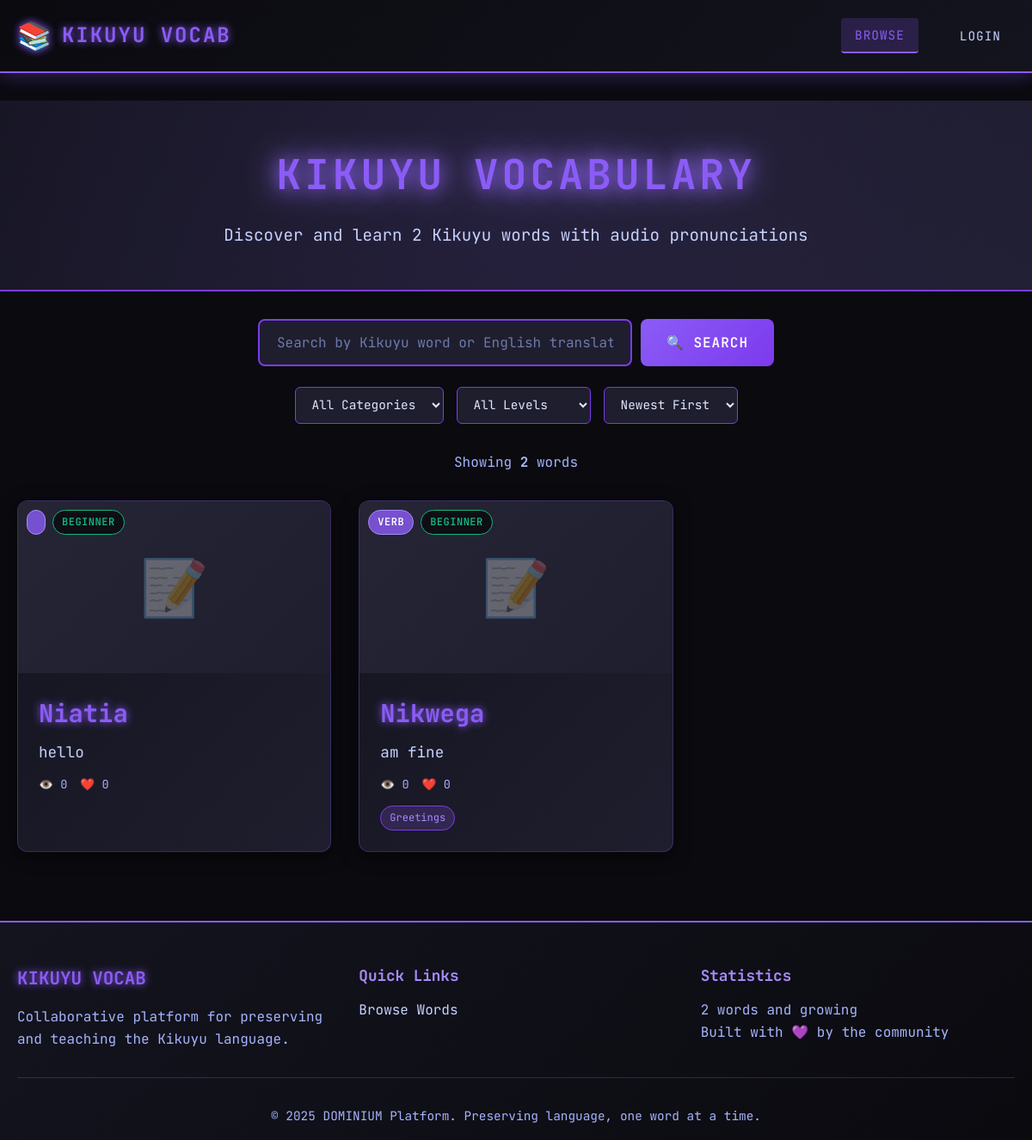
/vocab/, run on an earlier commit of the app's database.
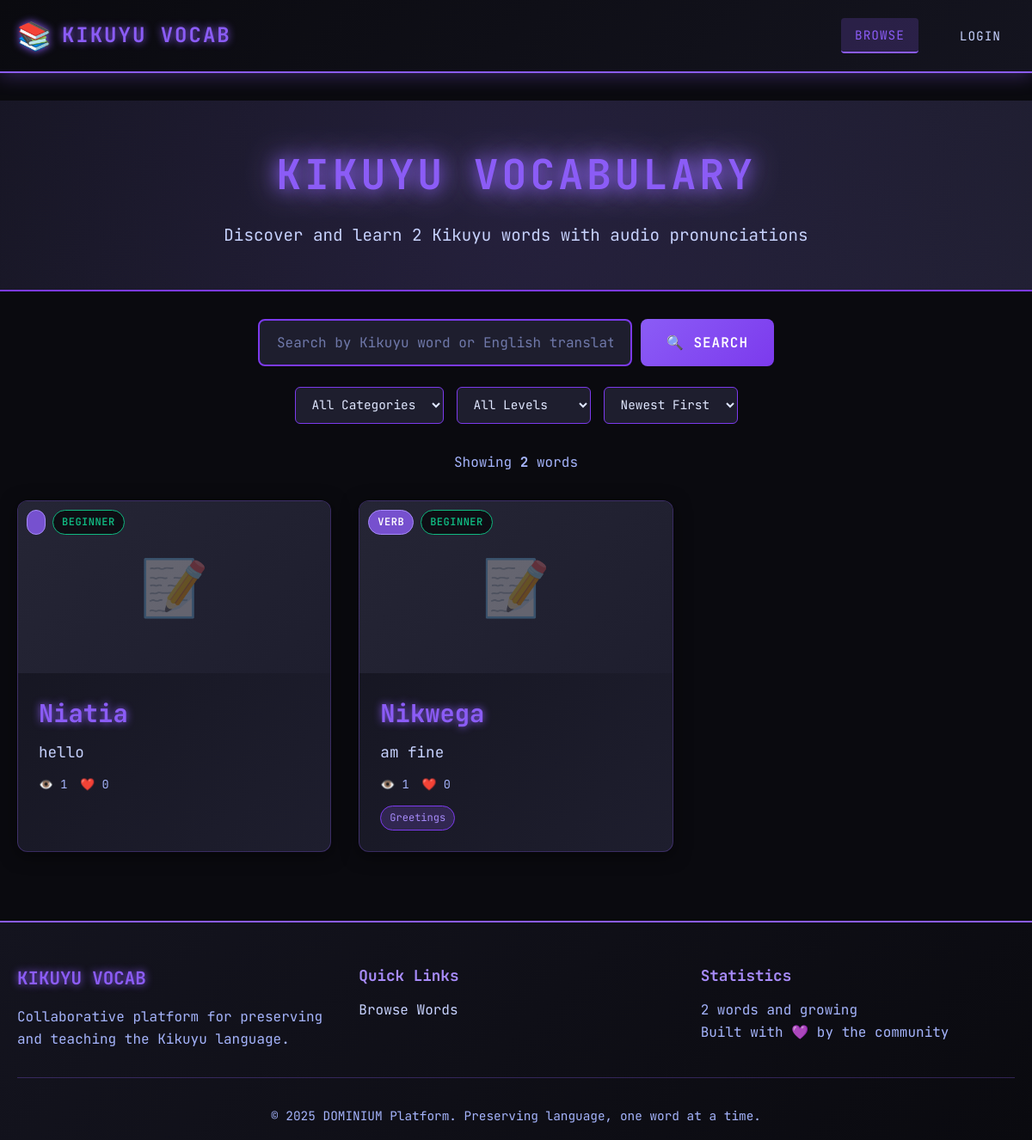
And on a later commit of the database.
### vocab/models.py (models this page shows, shortened)
class Vocab(models.Model):
    LANGUAGE_CHOICES = [
        ('kikuyu', 'Kikuyu'),
        ('english', 'English'),
        ('swahili', 'Swahili'),
    ]
    STATUS_CHOICES = [
        ('pending', '⏳ Pending Review'),
        ('approved', '✅ Approved'),
        ('rejected', '❌ Rejected'),
    ]
    DIFFICULTY_CHOICES = [
        ('beginner', 'Beginner'),
        ('intermediate', 'Intermediate'),
        ('advanced', 'Advanced'),
    ]
    word = models.CharField(
        max_length=100,
        db_index=True,    # Index for faster searches
        help_text="The word in its native language"
    )
    translation = models.CharField(
        max_length=100,
        db_index=True,
        help_text="English translation"
    )
    language = models.CharField(
        max_length=20,
        choices=LANGUAGE_CHOICES,
        default='kikuyu',
        db_index=True
    )
    category = models.ForeignKey(
        Category,
        on_delete=models.SET_NULL,
        null=True,
        blank=True,
        related_name='vocab_entries',
        help_text="Primary category (Noun, Verb, etc.)"
    )
    tags = models.ManyToManyField(
        Tag,
        blank=True,
        related_name='vocab_entries',
        help_text="Contextual tags (food, family, travel, etc.)"
    )
    difficulty = models.CharField(
        max_length=20,
        choices=DIFFICULTY_CHOICES,
        default='beginner',
        help_text="Difficulty level for learners"
    )
    example_sentence = models.TextField(
        blank=True,
        help_text="Example sentence using this word (in native language)"
    )
    example_translation = models.TextField(
        blank=True,
        help_text="English translation of example sentence"
    )
    pronunciation_guide = models.CharField(
        max_length=200,
        blank=True,
        help_text="Written pronunciation guide (e.g., 'moo-n-doo')"
    )
    notes = models.TextField(
        blank=True,
        help_text="Additional notes, context, or cultural info"
    )
    audio = models.FileField(
        upload_to='vocab_audio/%Y/%m',
        blank=True,
        null=True,
        validators=[
            FileExtensionValidator(
                allowed_extensions=['mp3', 'wav' ,'ogg', 'm4a']
            )
        ],
        help_text="Audio pronunciation (MP3, WAV, OGG, M4A)"
    )
    image = models.ImageField(
        upload_to='vocab_images/%Y/%m',
        blank=True,
        null=True,
        help_text="Visual context (optional)"
    )
    status = models.CharField(
        max_length=20,
        choices=STATUS_CHOICES,
        default='pending',
        db_index=True,
        help_text="Approval status (pending/approved/rejected)"
    )
    rejection_reason = models.TextField(
        blank=True,
        help_text="Admin notes on why entry was rejected"
    )
    user = models.ForeignKey(
        User,
        on_delete=models.CASCADE,
        related_name='vocabs',
        help_text="User who contributed this word"
    )
    reviewed_by = models.ForeignKey(
        User,
        on_delete=models.SET_NULL,
        null=True,
        blank=True,
        related_name='reviewed_vocabs',
        help_text="Admin who approved/rejected this entry"
    )
    favorites = models.ManyToManyField(
        User,
        related_name='favorite_vocabs',
        blank=True,
        help_text="Users who favorited this word"
    )
    view_count = models.PositiveIntegerField(
        default=0,
        help_text="Number of times this word was viewed"
    )
    created_at = models.DateTimeField(
        auto_now_add=True,
        help_text="When this entry was created"
    )
    updated_at = models.DateTimeField(
        auto_now=True,
        help_text="Last modification time"
    )
    reviewed_at = models.DateTimeField(
        null=True,
        blank=True,
        help_text="When admin reviewed this entry"
    )
    class Meta:
        ordering = ['-created_at']
        verbose_name = "Vocabulary Entry"
        verbose_name_plural = "Vocabulary Entries"
        unique_together = [['word', 'language']]
        indexes = [
            models.Index(fields=['status', 'language']),
            models.Index(fields=['-created_at']),
            models.Index(fields=['word', 'translation']),
        ]
    def favorite_count(self):
        return self.comments.count()

class Category(models.Model):
    name = models.CharField(
        max_length=50,
        unique=True,
        help_text="Category name (e.g., 'Noun', 'Verb')"
    )
    slug = models.SlugField(
        max_length=50,
        unique=True,
        blank=True,
        help_text="URL-friendly version (auto-generated)"
    )
    description = models.TextField(
        blank=True,
        help_text="Brief description of this category"
    )
    icon = models.CharField(
        max_length=50,
        blank=True,
        help_text="Emoji or icon for UI display"
    )
    class Meta:
        verbose_name_plural = "Categories"
        ordering = ['name']

### vocab/views.py (the view, shortened to what this page needs)
# urls.py: path('', views.VocabListView.as_view(), name='vocab-list'),
class VocabListView(ListView):
    model = Vocab
    template_name = 'vocab/vocab_list.html'
    context_object_name = 'vocabs'
    paginate_by = 20
    def get_queryset(self):
        queryset = Vocab.objects.filter(status='approved').select_related(
            'category',
            'user',
        ).prefetch_related(
            'tags'
        ).order_by('-created_at')
        search_query = self.request.GET.get('q', '').strip()
        category_slug = self.request.GET.get('category')
        if category_slug:
            queryset = queryset.filter(category__slug=category_slug)
        difficulty = self.request.GET.get('difficulty')
        if difficulty in ['beginner', 'intermediate', 'advanced']:
            queryset = queryset.filter(difficulty=difficulty)
        language = self.request.GET.get('language')
        if language in ['kikuyu', 'english', 'swahili']:
            queryset = queryset.filter(language=language)
        sort = self.request.GET.get('sort', '-created_at')
        if sort == 'popular':
            queryset = queryset.order_by('-view_count')
        elif sort == 'alphabetical':
            queryset =queryset.order_by('word')
        elif sort == 'oldest':
            queryset = queryset.order_by('created_at')
        else:
            queryset = queryset.order_by('created_at')
        return queryset
    def get_context_data(self, **kwargs):
        context = super().get_context_data(**kwargs)
        context['categories'] = Category.objects.annotate(
            word_count=Count('vocab_entries', filter=Q(vocab_entries__status='approved'))
        ).filter(word_count__gt=0)
        context['search_query'] = self.request.GET.get('q', '')
        context['active_category'] = self.request.GET.get('category', '')
        context['active_difficulty'] = self.request.GET.get('difficulty', '')
        context['active_language'] = self.request.GET.get('language','')
        context['active_sort'] = self.request.GET.get('sort','-created_at')
        context['total_words'] = Vocab.objects.filter(status='approved').count()
        context['total_categories'] = Category.objects.count()
        context['can_contribute'] = self.request.user.is_authenticated
        return context

### vocab/templates/vocab/vocab_list.html (shortened to what this page needs)
{% extends 'vocab/base.html' %}
{% block content %}
<div class="hero-section">
    <div class="container">
        <h1 class="hero-title">Kikuyu Vocabulary</h1>
        <p class="hero-subtitle">Discover and learn {{ total_words }} Kikuyu words with audio pronunciations</p>
    </div>
</div>
<div class="container">
    <div class="search-filter-section">
        <form method="GET" action="{% url 'vocab-list' %}" class="search-form">
            <div class="search-input-group">
                <input
                    type="text"
                    name="q"
                    placeholder="Search by Kikuyu word or English translation..."
                    value="{{ search_query }}"
                    class="search-input"
                    autofocus
                >
                <button type="submit" class="search-btn">
                    🔍 Search
                </button>
            </div>
        </form>
        <div class="filters">
            <form method="GET" action="{% url 'vocab-list' %}" class="filter-form">
                <select name="category" class="filter-select" onchange="this.form.submit()">
                    <option value="">All Categories</option>
                </select>
                <select name="difficulty" class="filter-select" onchange="this.form.submit()">
                    <option value="">All Levels</option>
                </select>
                <select name="sort" class="filter-select" onchange="this.form.submit()">
                    <option value="-created_at" {% if active_sort == '-created_at' %}selected{% endif %}>Newest First</option>
                </select>
            </form>
        </div>
    </div>
    <div class="results-info">
        <p>Showing <strong>{{ page_obj.paginator.count }}</strong> word{{ page_obj.paginator.count|pluralize }}</p>
    </div>
    {% if vocabs %}
        <div class="vocab-grid">
            {% for vocab in vocabs %}
                <div class="vocab-card">
                    <a href="{% url 'vocab-detail' vocab.pk %}" class="vocab-card-link">
                        <div class="vocab-card-image">
                            {% if vocab.image %}
                                <img src="{{ vocab.image.url }}" alt="{{ vocab.word }}">
                            {% else %}
                                <div class="vocab-card-placeholder">
                                    <span class="placeholder-icon">📝</span>
                                </div>
                            {% endif %}
                            <div class="vocab-card-badges">
                                <span class="badge badge-category">{{ vocab.category.icon }} {{ vocab.category.name }}</span>
                                <span class="badge badge-difficulty badge-{{ vocab.difficulty }}">{{ vocab.difficulty }}</span>
                            </div>
                        </div>
                        <div class="vocab-card-content">
                            <h3 class="vocab-word">{{ vocab.word }}</h3>
                            <p class="vocab-translation">{{ vocab.translation }}</p>
                            <div class="vocab-card-meta">
                                <span class="meta-text">👁️ {{ vocab.view_count }}</span>
                                <span class="meta-text">❤️ {{ vocab.favorite_count }}</span>
                            </div>
                            {% if vocab.tags.all %}
                                <div class="vocab-tags">
                                    {% for tag in vocab.tags.all|slice:":3" %}
                                        <span class="tag">{{ tag.name }}</span>
                                    {% endfor %}
                                </div>
                            {% endif %}
                        </div>
                    </a>
                </div>
            {% endfor %}
        </div>
    {% endif %}
</div>
{% endblock %}

What changed in the data, as far as the page shows it:
changed Vocab "Niatia": view_count "0" → "1"
changed Vocab "Nikwega": view_count "0" → "1"
